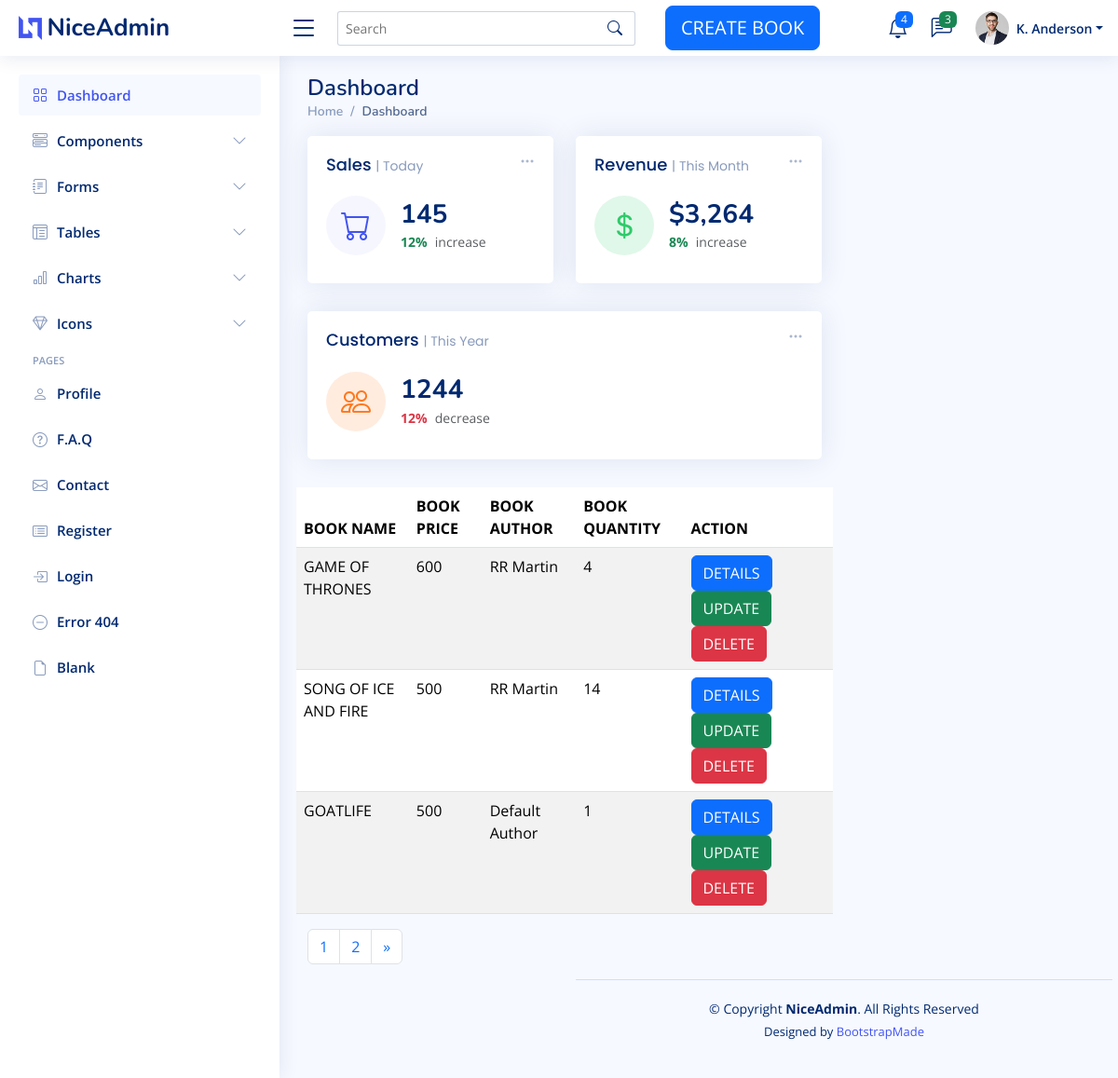
The app's page /listbook/ with its own data.
### bookapp/models.py (models this page shows, shortened)
class Book(models.Model):
    title=models.CharField(max_length=200,null=True)
    price=models.IntegerField(null=True)
    image=models.ImageField(upload_to='book_media')
    author=models.ForeignKey(Author, on_delete=models.CASCADE,null=True)
    quantity=models.IntegerField()

class Author(models.Model):
    name=models.CharField(max_length=200,null=True)
    def __str__(self):
        return '{}'.format(self.name)

### bookapp/views.py (the view)
# urls.py: path("listbook/", views.listBook, name='listbook'),
def listBook(request):
    books = Book.objects.all()
    paginator=Paginator(books,3)
    page_number=request.GET.get('page')
    try:
        page=paginator.get_page(page_number)
    except EmptyPage:
        page=paginator.page(page_number.num_pages)
    return render(request, 'listbook.html', {'books': books, 'page':page})

### templates/listbook.html (shortened to what this page needs)
{% extends 'index.html' %}
{% load static %}
{% block content %}
    <table class="table table-striped">
        <thead>
            <tr>
                <th>BOOK NAME</th>
                <th>BOOK PRICE</th>
                <th>BOOK AUTHOR</th>
                <th>BOOK QUANTITY</th>
                <th>ACTION</th>
            </tr>
        </thead>
        <tbody>
            {% for book in page %}
            <tr>
                <td>{{ book.title }}</td>
                <td>{{ book.price }}</td>
                <td>{{ book.author }}</td>
                <td>{{ book.quantity }}</td>
                <td>
                    <a href="{% url 'details' book.id %}" class="btn btn-primary">DETAILS</a>
                    <a href="{% url 'update' book.id %}" class="btn btn-success">UPDATE</a>
                    <a href="{% url 'delete' book.id %}" class="btn btn-danger">DELETE</a>
                </td>
            </tr>
            {% endfor %}
        </tbody>
    </table>
    <nav aria-label="Page navigation example">
        <ul class="pagination">
          {% for num in page.paginator.page_range %}
          <li class="page-item {% if page.number == num %}activate{% endif %}">
            <a class="page-link" href="?page={{ num }}">{{ num }}</a></li>
          {% endfor %}
          {% if page.has_next %}
          <li class="page-item">
            <a class="page-link" href="?page={{ page.next_page_number }}" aria-label="Next">
              <span aria-hidden="true">&raquo;</span>
            </a>
          </li>
          {% endif %}
        </ul>
      </nav>
{% endblock %}

### static/assets/css/style.css (style rules this page uses)
:root { scroll-behavior: smooth; }
body { font-family: "Open Sans", sans-serif; background: #f6f9ff; color: #444444; }

### records on screen
Book: title "GAME OF THRONES", price "600", author "RR Martin", quantity "4"
Book: title "SONG OF ICE AND FIRE", price "500", author "RR Martin", quantity "14"
Book: title "GOATLIFE", price "500", author "Default Author", quantity "1"

### other values on screen
{{ num }} "1" "2"
